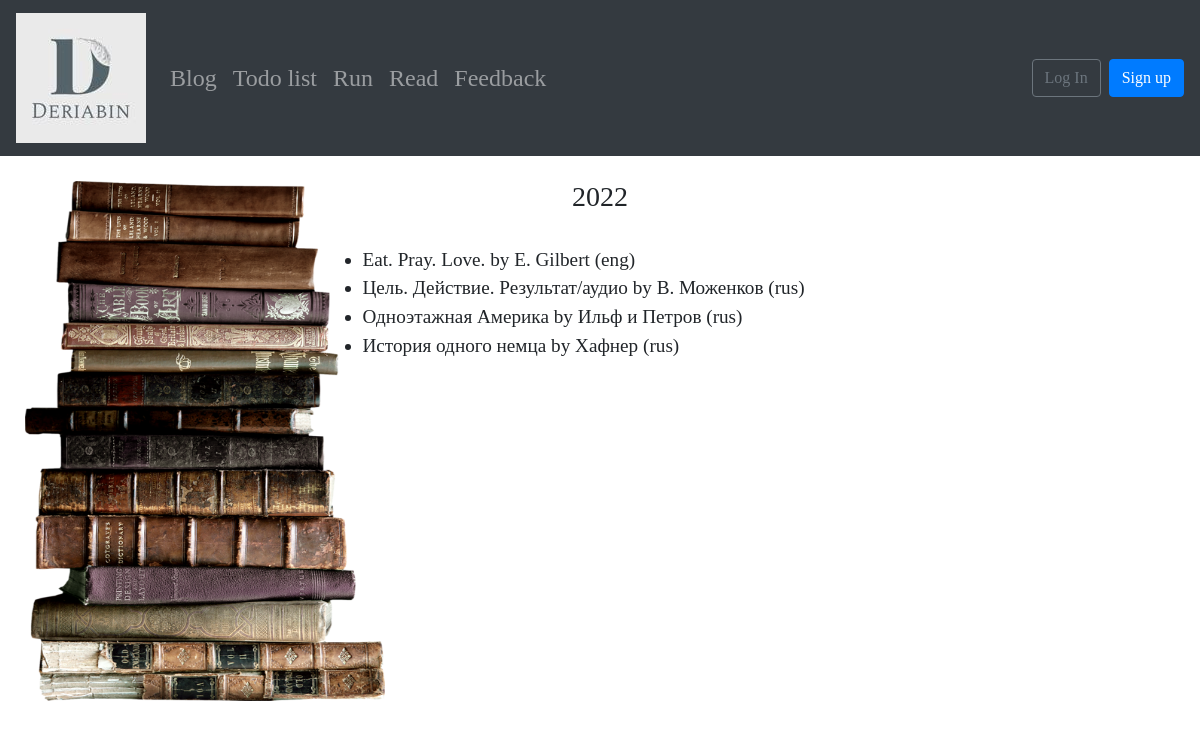
The app's page /read/1/ with its own data.
### read/models.py (models this page shows, shortened)
class Year(models.Model):
    title = models.PositiveIntegerField()
    def __str__(self):
        t = str(self.title)
        return t

class Book(models.Model):
    choices = (
        ('rus', 'rus'),
        ('eng', 'eng'),
    )
    title = models.CharField(max_length=140)
    author = models.CharField(max_length=140)
    year = models.ForeignKey(Year, related_name='books', on_delete=models.CASCADE)
    language = models.CharField(max_length=10, choices=choices)

### read/views.py (the view)
# urls.py: path("read/<int:year_id>/", views.YearListView.as_view(), name="read_year"),
class YearListView(ListView):
    model = Book
    template_name = "read/read_year.html"
    context_object_name = 'ooks'
    def get_queryset(self):
        return Book.objects.filter(year_id=self.kwargs["year_id"]).select_related('year')
    def get_context_data(self):
        context = super().get_context_data()
        context["year"] = Year.objects.get(id=self.kwargs["year_id"])
        return context

### templates/read/read_year.html (shortened to what this page needs)
{% extends "base.html" %}
{% load static %}
{% block content %}
<img class="book" src="{% static 'images/books.png' %}">
<br>
<h3 class="h3">{{ year }}</h3>
<br>
<div class="l_books">
<ul>
    {% for book in ooks %}
    <li>{{ book.title }} by {{ book.author }} ({{ book.language }})</li>
    {% endfor %}
</ul>
</div>
{% endblock %}

### static/css/base.css (style rules this page uses)
body { font-family: "Ubuntu"; }
.h3 { text-align: center; }
.l_books { width: 50%; margin-left: auto; margin-right: auto; font-size: 1.2em; }
.book { position: fixed; width: 30%; height: 65%; left: 0; margin-left: 25px; margin-top: 25px; }

### records on screen
Year: title "2022"
Book: title "Eat. Pray. Love.", author "E. Gilbert", language "eng"
Book: title "Цель. Действие. Результат/аудио", author "В. Моженков", language "rus"
Book: title "Одноэтажная Америка", author "Ильф и Петров", language "rus"
Book: title "История одного немца", author "Хафнер", language "rus"
